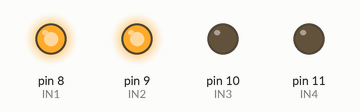
Simulated run of this sketch. Board: Arduino Uno, built with avr-gcc and run on an emulated ATmega328P. On the bench: output pins drawn as LEDs (lit = HIGH).

Above: at 0.02 s.
At 0.77 s:
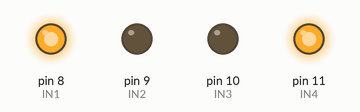
At 1.47 s:
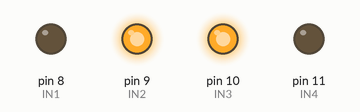
At 2.92 s:
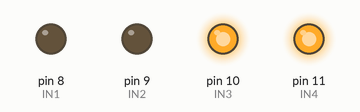
Timing chart, 0 to 3.2 s (numbered marks = the images above):
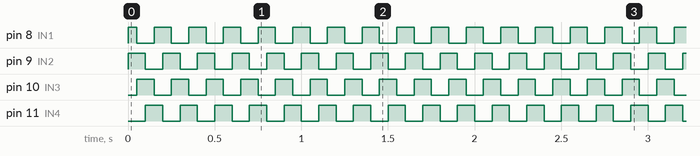

Measured:
- by itself, pin 8 (IN1), pin 9 (IN2), pin 10 (IN3), pin 11 (IN4): alternates HIGH for 0.10 s and LOW for 0.10 s

The sketch:

0809stpper.ino
```cpp
#define IN1 8
#define IN2 9
#define IN3 10
#define IN4 11

void setup()
{
  pinMode(IN1,OUTPUT);
  pinMode(IN2,OUTPUT);
  pinMode(IN3,OUTPUT);
  pinMode(IN4,OUTPUT);
}

void loop()
{
  digitalWrite(IN1, HIGH);
  digitalWrite(IN2, HIGH);
  digitalWrite(IN3, LOW);
  digitalWrite(IN4, LOW);

  delay(50);

  digitalWrite(IN1, 0);
  digitalWrite(IN2, 1);
  digitalWrite(IN3, 1);
  digitalWrite(IN4, 0);

  delay(50);

  digitalWrite(IN1, 0);
  digitalWrite(IN2, 0);
  digitalWrite(IN3, 1);
  digitalWrite(IN4, 1);

  delay(50);

  digitalWrite(IN1, 1);
  digitalWrite(IN2, 0);
  digitalWrite(IN3, 0);
  digitalWrite(IN4, 1);

  delay(50);
}
```
